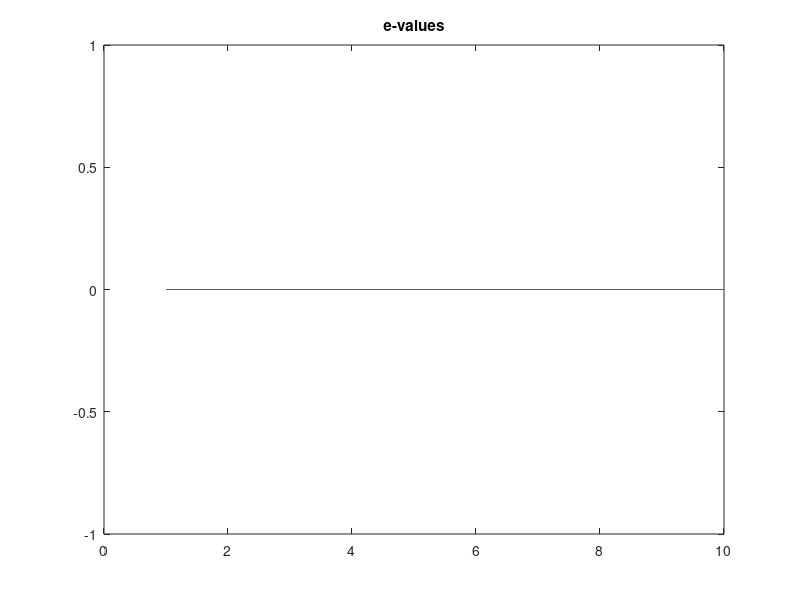
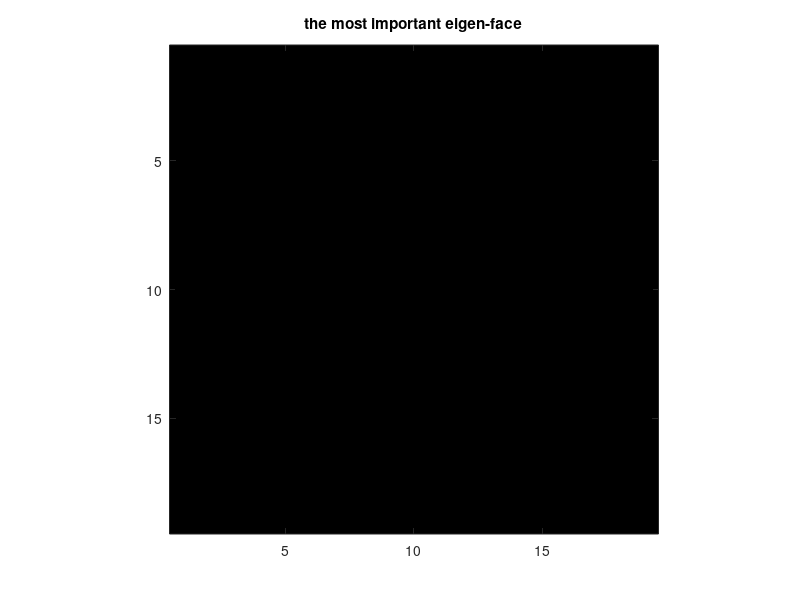

Here is the MATLAB script that generated these plots, in order: (Note: this script raises an error after producing the figures.)
%% Driver File for Problem 1: Part 2: Face Detection
% You will implement an Adaboost Classifier to classify between face images
% and non-face images.
% Author Name : Huixiang Li

% clear;
clc;
close all;
clear;


%% read in training data fron lfw
train_face_directory  = '../data/lfw_1000/';
train_face_file = fullfile(train_face_directory, '*.pgm');
train_face_img_dir = dir(train_face_file);
%out put image amount
n_train_face_img = length(train_face_img_dir)
train_face_image = zeros(n_train_face_img,19,19);

for i = 1:n_train_face_img
  train_img_face_file_name = train_face_img_dir(i).name;
  train_img_face_name = fullfile(train_face_directory, train_img_face_file_name);
  
  %store img into matrix 
  train_face_image_temp = double(imread(train_img_face_name));
  train_face_image(i,:,:) = imresize(train_face_image_temp,[19,19]);
  %display each image for double-check
%   imagesc(imread(train_img_face_name)), axis image, colormap gray, title('show training data');  
%   drawnow; 
%   
end

%% Building image matrix
image_size = 19*19;
train_face_reshape2 = reshape(train_face_image, [n_train_face_img, image_size]);



%% read in training data from adaboost
train_face_directory1  = '../data/boosting_data/train/face/';
train_face_file1 = fullfile(train_face_directory1, '*.pgm');
train_face_img_dir1 = dir(train_face_file1);
%out put image amount
n_train_face_img1 = length(train_face_img_dir1)
train_face_image1 = zeros(n_train_face_img1,19,19);

for i = 1:n_train_face_img1
  train_img_face_file_name1 = train_face_img_dir1(i).name;
  train_img_face_name1 = fullfile(train_face_directory1, train_img_face_file_name1);
  
  %store img into matrix 
  
  train_face_image1(i,:,:) = double(imread(train_img_face_name1));
  %display each image for double-check
%   imagesc(imread(train_img_face_name1)), axis image, colormap gray, title('show training data');  
%   drawnow; 
  
end

%% Building image matrix
image_size1 = 19*19;
train_face_reshape1 = reshape(train_face_image1, [n_train_face_img1, image_size1]);


%% normalize data
% Your code goes here
typical_face = mean(train_face_reshape2, 1);
typical_face_reshape = reshape(typical_face, 19,19);
typical_face_repmat = repmat(typical_face,n_train_face_img,1);
train_face_reshape = train_face_reshape2 - typical_face_repmat;

% unit variance
% stdd = std(train_face_reshape2,0,2);
% train_face_reshape = train_face_reshape./stdd;

% since the result when using this method is only 70%, to achieve better,
% I mute the unit variance command

%% Computing Eigen faces
K=[10];
corr_matrix = train_face_reshape' * train_face_reshape;
[e_face_vector, e_face_values] = eigs(corr_matrix,K(1));

e_face_vector = real(e_face_vector);
e_face_values = abs(e_face_values);
e_vector_most = reshape(e_face_vector(:,end), 19,19);
e_vector_most = e_vector_most + typical_face_reshape;


%% plot to check Eigen value & faces
%show e-values
figure(1)
plot(diag(e_face_values)), title('e-values');

%show e-faces
figure(2)
imagesc(e_vector_most), title('the most important eigen-face'),axis image, colormap gray; 



%% face express
weight_face = pinv(e_face_vector) * train_face_reshape1';


%% test expression
first_face =  e_face_vector * weight_face(:,1);
figure
imagesc(reshape(first_face,19,19)+typical_face_reshape),axis image, colormap gray;


%% %% read in training data from adaboost
train_non_directory  = '../data/boosting_data/train/non-face/';
train_non_file = fullfile(train_non_directory, '*.pgm');
train_non_img_dir = dir(train_non_file);
%out put image amount
n_train_non_img = length(train_non_img_dir)
train_non_image = zeros(n_train_non_img,19,19);

for i = 1:n_train_non_img
  train_img_non_file_name = train_non_img_dir(i).name;
  train_img_non_name = fullfile(train_non_directory, train_img_non_file_name);
  
  %store img into matrix 
  train_non_image(i,:,:) = double(imread(train_img_non_name));
  
  %display each image for double-check
%   imagesc(imread(train_img_non_name)), axis image, colormap gray, title('show training data');  
%   drawnow; 
  
end

%% Building image matrix
image_size = 19*19;
train_non_reshape = reshape(train_non_image, [n_train_non_img, image_size]);
typical_non_repmat = repmat(typical_face,n_train_non_img,1);

% %% normalize data
% Your code goes here
train_non_reshape = train_non_reshape - typical_non_repmat;



%% non face express
weight_non = pinv(e_face_vector) * train_non_reshape';


%% load test
%% read in testing data
test_face_directory  = '../data/boosting_data/test/face/';
test_face_file = fullfile(test_face_directory, '*.pgm');
test_face_img_dir = dir(test_face_file);
%out put image amount
n_test_face_img1 = length(test_face_img_dir)
test_face_image1 = zeros(n_test_face_img1,19,19);

for i = 1:n_test_face_img1
  test_img_face_file_name1 = test_face_img_dir(i).name;
  test_img_face_name1 = fullfile(test_face_directory, test_img_face_file_name1);
  
  %store img into matrix 
  
  test_face_image1(i,:,:) = double(imread(test_img_face_name1));
  %display each image for double-check
%   imagesc(imread(test_img_face_name1)), axis image, colormap gray, title('show training data');  
%   drawnow; 
  
end

%% Building image matrix
image_size1 = 19*19;
test_face_reshape1 = reshape(test_face_image1, [n_test_face_img1, image_size1]);


%% read in testing data
test_non_directory  = '../data/boosting_data/test/non-face/';
test_non_file = fullfile(test_non_directory, '*.pgm');
test_non_img_dir = dir(test_non_file);
%out put image amount
n_test_non_img1 = length(test_non_img_dir)
test_non_image1 = zeros(n_test_non_img1,19,19);

for i = 1:n_test_non_img1
  test_img_non_file_name1 = test_non_img_dir(i).name;
  test_img_non_name1 = fullfile(test_non_directory, test_img_non_file_name1);
  
  %store img into matrix 
  
  test_non_image1(i,:,:) = double(imread(test_img_non_name1));
  %display each image for double-check
%   imagesc(imread(test_img_non_name1)), axis image, colormap gray, title('show training data');  
%   drawnow; 
  
end

%% Building image matrix
image_size1 = 19*19;
test_non_reshape1 = reshape(test_non_image1, [n_test_non_img1, image_size1]);



%% project test 
weight_non_test = pinv(e_face_vector) * test_non_reshape1';
weight_face_test = pinv(e_face_vector) * test_face_reshape1';



%% adaboost

%initialize
%n_train_face_img1 =1;
label_true = [ones(1, n_train_face_img1), -1* ones(1, n_train_non_img)];
Dt = ones(1,n_train_face_img1+n_train_non_img)/(n_train_face_img1+n_train_non_img);
weight_all = [weight_face, weight_non];

et=zeros(10,1);
threshold_record = zeros(10,1);
sign_record = zeros(10,1);
alpha_record = zeros(10,1);


% buid a classifer structure, level number, and step unmber
step_num = 150;
base_classifer_num = 10; 


    %for each weight define a classifer threshold
for t = 1:base_classifer_num
    
%bascially we are supposed to used 10 bases, but after serval tests, build the structure
%layers by layers would not have good accuracy 
    
    
%lets build a new structure no just layer by layer, we do 3E1, then add
%E2345678
     
      if t<3
        weight_t = weight_all(1,:);
      else  
        weight_t = weight_all(t-2,:);
      end  
      % weight_t = weight_all(t,:);
      
      %define step_size
      max_weight = max(weight_t);
      min_weight = min(weight_t);
      range_weight = max_weight - min_weight;
      step_size = range_weight/step_num;
        
      %make matrix to record error
      error_t = zeros(1,step_num);
      label_record = [];
      %error_matrix = [];
      sign_t = []; 
        
      %find a good threshold for classification
      for step = 1: step_num
          threshold_temp = min_weight + step * step_size;
          %test and record label
          threshold_temp = repmat(threshold_temp,1,length(weight_t));
          label_temp = weight_t > threshold_temp;
          label_temp = double(label_temp);
          label_temp(label_temp == 0 ) = -1;
          label_record = [label_record; label_temp];
          %calculate error
          error_count = label_temp ~= label_true;
          error_count = double(error_count);
          %error_matrix = [error_matrix; erro_count];
          error_temp_total = error_count * Dt';
          %check sign
          if error_temp_total > 0.5
              label_temp = -1 * label_temp;
              sign_t = [sign_t, -1];
              error_temp_total = 1 - error_temp_total; 
          else    
              sign_t = [sign_t, 1];
          end
          error_t(1,step)= error_temp_total;    
      end
        
      [et(t,1),idx] = min(error_t);

      %alpha  
      alpha = 0.5 * log((1 - et(t,1)) / et(t,1));
      
      %update weight
      for j = 1 : n_train_face_img1+n_train_non_img
         if label_record(idx, j) ~= label_true(1, j)
               Dt(1, j) = Dt(1, j) * exp(alpha);
         else
               Dt(1, j) = Dt(1, j) * exp(-1 * alpha);
         end
      end  
      Dt = Dt/sum(Dt);
      
      %record constant          
      alpha_record(t,1) = alpha;      
      threshold_record(t,1) = min_weight + idx * step_size;
      sign_record(t,1) = sign_t(idx);       
end
 
n_test_img = n_test_non_img1 + n_test_face_img1;

classified_label = zeros(1,n_test_img);


% classificastion
weight_all_test = [weight_face_test, weight_non_test];


for m = 1:n_test_img
    total_score = 0;
    weight_current_classfier = weight_all_test(:,m);
    for n = 1:10
        threshold_temp_2 = threshold_record(n,1);
        if weight_current_classfier(n,:)>threshold_temp_2
            current_score = 1*sign_record(n,:) * alpha_record(n,:);
        else
            current_score = -1* sign_record(n,:) * alpha_record(n,:);
        end
        total_score = total_score + current_score;
    end   
    classified_label(1,m) = sign(total_score);    
end    
    
label_true2 = [ones(1,n_test_face_img1), -1*ones(1,n_test_non_img1)];

logic_classified = classified_label ~= label_true2;
error_classified = double(logic_classified);
error_rate = sum(error_classified)/n_test_img;
accuracy = 1 - error_rate;



